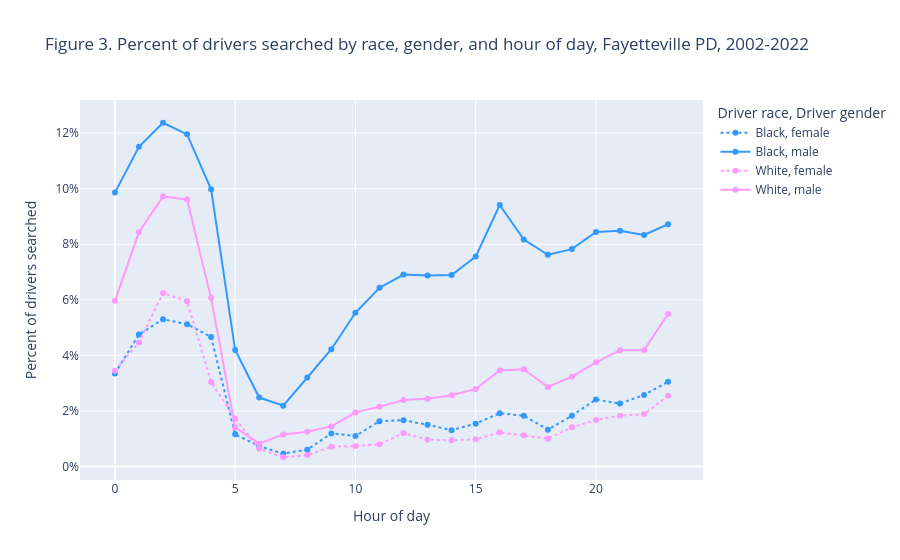

The cell this chart's notebook holds for it:
### Code cell
mask = df3["driver_race"].isin(["Black", "White"])
fig = px.line(
    df3[mask],
    x="hour_of_day",
    y="percent_stops_searched",
    color="driver_race",
    title="Figure 3. Percent of drivers searched by race, gender, and hour of day, Fayetteville PD, 2002-2022",
    labels={
        "percent_stops_searched": "Percent of drivers searched",
        "hour_of_day": "Hour of day",
        "driver_race": "Driver race",
        "driver_gender": "Driver gender",
    },
    color_discrete_sequence=(px.colors.diverging.Picnic[1], px.colors.diverging.Picnic[7]),
    height=600,
    markers=True,
    line_dash="driver_gender",
    line_dash_map={"male": "solid", "female": "dot"},
    line_group="driver_gender",
)
fig.layout.yaxis.tickformat = ",.0%"
fig.update_traces(textposition="bottom right")

### Figure 1 — Plotly figure (JSON) as saved in the notebook; plotly's stock layout.template omitted (floating-point values rounded to 4 significant figures)
{"data": [{"hovertemplate": "Driver race=Black<br>Driver gender=female<br>Hour of day=%{x}<br>Percent of drivers searched=%{y}<extra></extra>", "legendgroup": "Black, female", "line": {"color": "rgb(51,153,255)", "dash": "dot"}, "marker": {"symbol": "circle"}, "mode": "markers+lines", "name": "Black, female", "orientation": "v", "showlegend": true, "textposition": "bottom right", "type": "scatter", "x": [0, 1, 2, 3, 4, 5, 6, 7, 8, 9, 10, 11, 12, 13, 14, 15, 16, 17, 18, 19, 20, 21, 22, 23], "xaxis": "x", "y": [0.03349, 0.04753, 0.053, 0.05125, 0.04663, 0.01159, 0.00735, 0.004616, 0.006083, 0.01192, 0.01102, 0.0163, 0.01667, 0.01503, 0.0131, 0.01544, 0.01918, 0.01827, 0.01328, 0.01831, 0.02413, 0.02266, 0.02578, 0.03051], "yaxis": "y"}, {"hovertemplate": "Driver race=Black<br>Driver gender=male<br>Hour of day=%{x}<br>Percent of drivers searched=%{y}<extra></extra>", "legendgroup": "Black, male", "line": {"color": "rgb(51,153,255)", "dash": "solid"}, "marker": {"symbol": "circle"}, "mode": "markers+lines", "name": "Black, male", "orientation": "v", "showlegend": true, "textposition": "bottom right", "type": "scatter", "x": [0, 1, 2, 3, 4, 5, 6, 7, 8, 9, 10, 11, 12, 13, 14, 15, 16, 17, 18, 19, 20, 21, 22, 23], "xaxis": "x", "y": [0.0986, 0.1151, 0.1237, 0.1196, 0.0998, 0.04193, 0.02483, 0.0219, 0.03206, 0.04222, 0.05535, 0.06436, 0.06912, 0.06881, 0.06895, 0.07557, 0.09414, 0.08172, 0.07621, 0.07826, 0.0844, 0.08483, 0.08337, 0.0872], "yaxis": "y"}, {"hovertemplate": "Driver race=White<br>Driver gender=female<br>Hour of day=%{x}<br>Percent of drivers searched=%{y}<extra></extra>", "legendgroup": "White, female", "line": {"color": "rgb(255,153,255)", "dash": "dot"}, "marker": {"symbol": "circle"}, "mode": "markers+lines", "name": "White, female", "orientation": "v", "showlegend": true, "textposition": "bottom right", "type": "scatter", "x": [0, 1, 2, 3, 4, 5, 6, 7, 8, 9, 10, 11, 12, 13, 14, 15, 16, 17, 18, 19, 20, 21, 22, 23], "xaxis": "x", "y": [0.03452, 0.04467, 0.06245, 0.05951, 0.03046, 0.01726, 0.006418, 0.003343, 0.004141, 0.007122, 0.007395, 0.008018, 0.012, 0.009678, 0.00944, 0.009798, 0.01231, 0.01124, 0.01003, 0.01411, 0.01673, 0.01833, 0.01887, 0.02548], "yaxis": "y"}, {"hovertemplate": "Driver race=White<br>Driver gender=male<br>Hour of day=%{x}<br>Percent of drivers searched=%{y}<extra></extra>", "legendgroup": "White, male", "line": {"color": "rgb(255,153,255)", "dash": "solid"}, "marker": {"symbol": "circle"}, "mode": "markers+lines", "name": "White, male", "orientation": "v", "showlegend": true, "textposition": "bottom right", "type": "scatter", "x": [0, 1, 2, 3, 4, 5, 6, 7, 8, 9, 10, 11, 12, 13, 14, 15, 16, 17, 18, 19, 20, 21, 22, 23], "xaxis": "x", "y": [0.05965, 0.08434, 0.09722, 0.09611, 0.06062, 0.01408, 0.008232, 0.01155, 0.01251, 0.01445, 0.01949, 0.02156, 0.02393, 0.02438, 0.02568, 0.02793, 0.03455, 0.03502, 0.02865, 0.03234, 0.03751, 0.04183, 0.04195, 0.05489], "yaxis": "y"}], "layout": {"autosize": true, "legend": {"title": {"text": "Driver race, Driver gender"}, "tracegroupgap": 0}, "title": {"text": "Figure 3. Percent of drivers searched by race, gender, and hour of day, Fayetteville PD, 2002-2022"}, "xaxis": {"anchor": "y", "autorange": true, "domain": [0, 1], "range": [-1.379, 24.38], "title": {"text": "Hour of day"}, "type": "linear"}, "yaxis": {"anchor": "x", "autorange": true, "domain": [0, 1], "range": [-0.0047, 0.1318], "tickformat": ",.0%", "title": {"text": "Percent of drivers searched"}, "type": "linear"}}}
